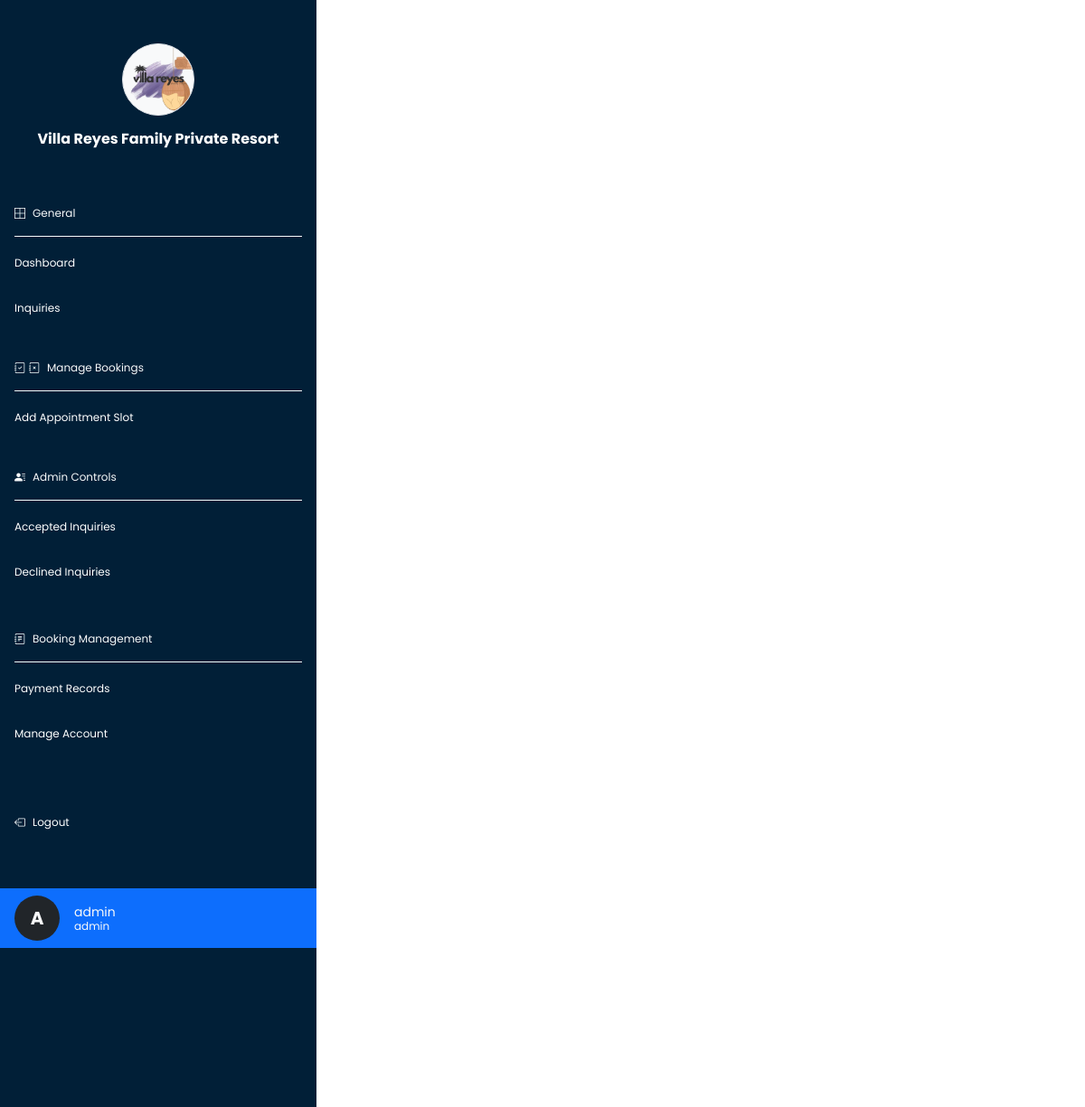
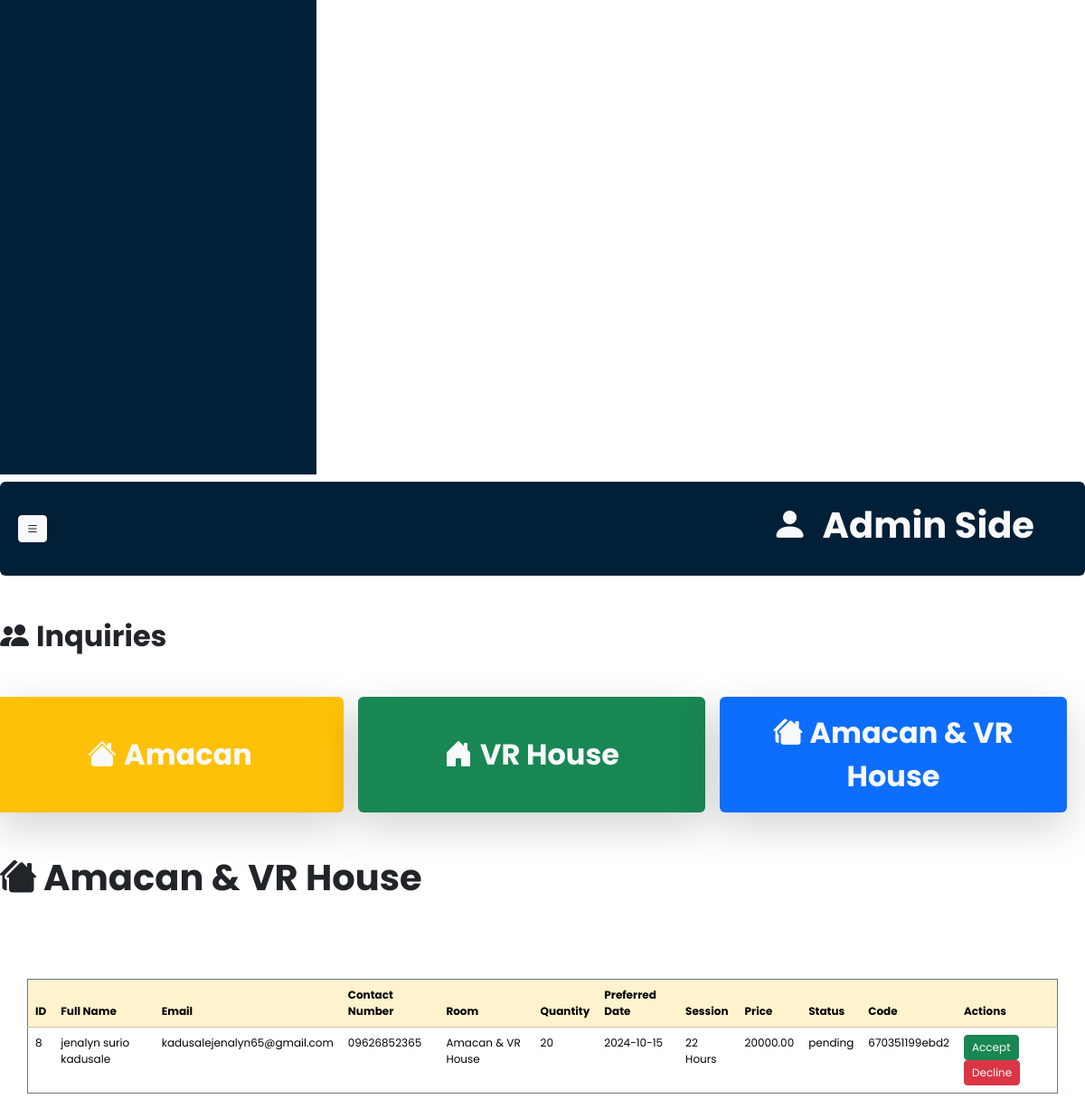
Page /adminInquiries/AmacananVrhouse (signed in) on the committed database (2 pictures, top to bottom).
### tables this page shows
CREATE TABLE `inquiries` (
  `id` int(11) NOT NULL,
  `full_name` varchar(255) NOT NULL,
  `email` varchar(255) NOT NULL,
  `contact_number` varchar(20) DEFAULT NULL,
  `room` varchar(50) DEFAULT NULL,
  `quantity` int(11) NOT NULL,
  `preferred_date` date NOT NULL,
  `created_at` timestamp NOT NULL DEFAULT current_timestamp(),
  `session` varchar(100) DEFAULT NULL,
  `code` varchar(50) DEFAULT NULL,
  `price` decimal(20,2) DEFAULT NULL,
  `status` varchar(50) DEFAULT NULL
);

### app/views/admin/adminamacanvr.php (the view, shortened to what this page needs)
<?php
require_once(dirname(__DIR__, 3) . '/configuration/dbConnection.php');
$stmt = $pdo->prepare("SELECT * FROM inquiries WHERE room = 'Amacan & VR House' AND status = 'pending'");
$stmt->execute();
$amacanvrInquiries = $stmt->fetchAll(PDO::FETCH_ASSOC);
?>
<!DOCTYPE html>
<html lang="en">
<head>
    <link href="https://cdn.jsdelivr.net/npm/bootstrap@5.3.3/dist/css/bootstrap.min.css" rel="stylesheet"
>
    <link rel="stylesheet"
        href="https://cdnjs.cloudflare.com/ajax/libs/bootstrap-icons/1.10.0/font/bootstrap-icons.min.css">
</head>
<body>
    <?php include 'app/views/admin/adminInclude/sidebar.php'; ?>
    <div class="content">
        <?php include 'app/views/admin/adminInclude/header.php'; ?>
        <h2 class="my-5 fw-bold"><i class="bi bi-people-fill me-2"></i>Inquiries</h2>
        <div class="row w-100 my-5">
            <button class="col btn btn-warning p-3 mx-2 border-0 rounded-2 shadow-lg text-light fs-2 fw-bold amacan"
                onclick="window.location.href = '/adminInquiries/Amacan'"><i
                    class="bi bi-house-fill me-2"></i>Amacan</button>
            <button class="col btn btn-success p-3 mx-2 border-0 rounded-2 shadow-lg text-light fs-2 fw-bold vrhouse"
                onclick="window.location.href = '/adminInquiries/Vrhouse'"><i class="bi bi-house-door-fill me-2"></i>VR
                House</button>
            <button class="col btn btn-primary p-3 mx-2 border-0 rounded-2 shadow-lg text-light fs-2 fw-bold 22hrs"
                onclick="window.location.href = '/adminInquiries/AmacananVrhouse'"><i
                    class="bi bi-houses-fill me-2"></i>Amacan & VR House</button>
        </div>
        <h1 class="fw-bold"><i class="bi bi-houses-fill me-2"></i>Amacan & VR House</h1>
        <div class="table-responsive">
            <table class="container table table-hover border border-secondary">
                <thead class="table-warning text-dark" style="font-size: 12px">
                    <tr>
                        <th>ID</th>
                        <th>Full Name</th>
                        <th>Email</th>
                        <th>Contact Number</th>
                        <th>Room</th>
                        <th>Quantity</th>
                        <th>Preferred Date</th>
                        <th>Session</th>
                        <th>Price</th>
                        <th>Status</th>
                        <th>Code</th>
                        <th>Actions</th>
                    </tr>
                </thead>
                <tbody class="text-dark" style="font-size: 12px">
                    <?php foreach ($amacanvrInquiries as $inquiry): ?>
                        <tr>
                            <td><?php echo htmlspecialchars($inquiry['id']); ?></td>
                            <td><?php echo htmlspecialchars($inquiry['full_name']); ?></td>
                            <td><?php echo htmlspecialchars($inquiry['email']); ?></td>
                            <td><?php echo htmlspecialchars($inquiry['contact_number']); ?></td>
                            <td><?php echo htmlspecialchars($inquiry['room']); ?></td>
                            <td><?php echo htmlspecialchars($inquiry['quantity']); ?></td>
                            <td><?php echo htmlspecialchars($inquiry['preferred_date']); ?></td>
                            <td><?php echo htmlspecialchars($inquiry['session']); ?></td>
                            <td><?php echo htmlspecialchars($inquiry['price']); ?></td>
                            <td><?php echo htmlspecialchars($inquiry['status']); ?></td>
                            <td><?php echo htmlspecialchars($inquiry['code']); ?></td>
                            <td>
                                <form action="/adminInquiries/AmacananVrhouse" method="POST" style="display:inline;">
                                    <button class="btn btn-success btn-sm" style="font-size: 12px" type="submit">
                                        Accept
                                    </button>
                                </form>
                                <form action="/adminInquiries/AmacananVrhouse" method="POST" style="display:inline;">
                                    <button class="btn btn-danger btn-sm" style="font-size: 12px" type="submit">
                                        Decline
                                    </button>
                                </form>
                            </td>
                        </tr>
                    <?php endforeach; ?>
                </tbody>
            </table>
        </div>
    </div>
</body>
</html>

### app/views/admin/adminamacanvr.php (style rules this page uses)
* { margin: 0; padding: 0; box-sizing: border-box; font-family: "Poppins", system-ui; }
body { font-family: Arial, sans-serif; overflow-x: hidden; }
.amacan { transition: background-color 0.3s ease, color 0.3s ease; }
table { margin-top: 5rem; }

### app/views/admin/adminInclude/sidebar.php (style rules this page uses)
body { font-family: Arial, sans-serif; }

### rows in the picture
inquiries: id "8", full_name "jenalyn surio kadusale", email "kadusalejenalyn65@gmail.com", contact_number "09626852365", room "Amacan & VR House", quantity "20", preferred_date "2024-10-15", session "22 Hours", price "20000.00", status "pending", code "670351199ebd2"

### other values in the picture
$firstLetter "A"
$_SESSION['user'] "admin"
